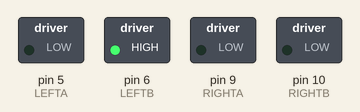
This sketch was run on a simulated Arduino Uno, built with avr-gcc and run on an emulated ATmega328P. Parts: switched loads named in the sketch (green lamp = pin HIGH).

Above: at 0.1 s.
Timing chart, 0 to 1.6 s (numbered marks = the images above):
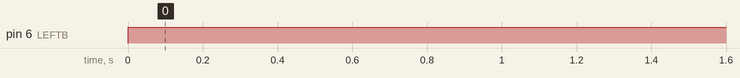

The sketch:

MotorControl.ino
```cpp
#define LEFTA 5
#define LEFTB 6
#define RIGHTA 9
#define RIGHTB 10

void setup() {
  pinMode(LEFTA, OUTPUT);
  pinMode(LEFTB, OUTPUT);
  pinMode(RIGHTA, OUTPUT);
  pinMode(RIGHTB, OUTPUT);
}

void loop() {
digitalWrite(6,HIGH);
digitalWrite(5,LOW);

}
```

Measured:
- by itself, pin 6 (LEFTB): LOW → HIGH at 0.00 s
